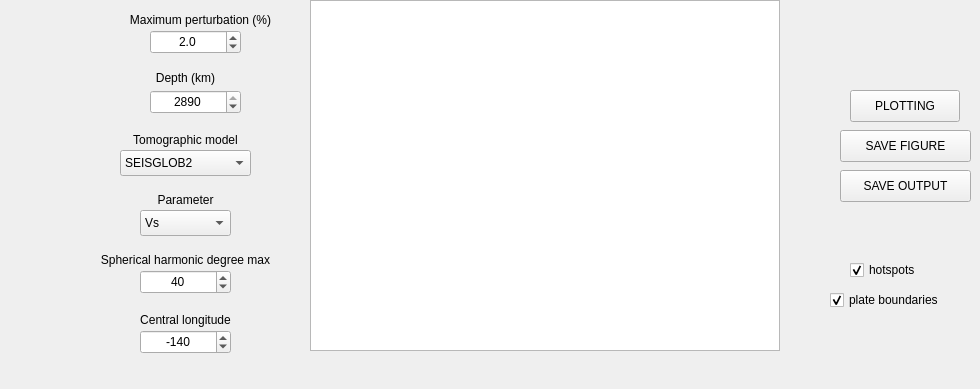
    <widget class="QWidget" name="Map">
     <attribute name="title">
      <string>Map</string>
     </attribute>
     <widget class="QLabel" name="label_17">
      <property name="geometry">
       <rect>
        <x>110</x>
        <y>10</y>
        <width>181</width>
        <height>20</height>
       </rect>
      </property>
      <property name="text">
       <string>Maximum perturbation (%)</string>
      </property>
      <property name="alignment">
       <set>Qt::AlignCenter</set>
      </property>
     </widget>
     <widget class="Qt5MplCanvas" name="mapfig_map">
      <property name="enabled">
       <bool>true</bool>
      </property>
      <property name="geometry">
       <rect>
        <x>310</x>
        <y>0</y>
        <width>470</width>
        <height>351</height>
       </rect>
      </property>
      <property name="minimumSize">
       <size>
        <width>150</width>
        <height>100</height>
       </size>
      </property>
      <property name="maximumSize">
       <size>
        <width>470</width>
        <height>400</height>
       </size>
      </property>
     </widget>
     <widget class="QDoubleSpinBox" name="Vmax_map">
      <property name="geometry">
       <rect>
        <x>150</x>
        <y>30</y>
        <width>91</width>
        <height>24</height>
       </rect>
      </property>
      <property name="alignment">
       <set>Qt::AlignCenter</set>
      </property>
      <property name="decimals">
       <number>1</number>
      </property>
      <property name="maximum">
       <double>20.000000000000000</double>
      </property>
      <property name="singleStep">
       <double>0.500000000000000</double>
      </property>
      <property name="value">
       <double>2.000000000000000</double>
      </property>
     </widget>
     <widget class="QLabel" name="label_18">
      <property name="geometry">
       <rect>
        <x>120</x>
        <y>130</y>
        <width>131</width>
        <height>20</height>
       </rect>
      </property>
      <property name="text">
       <string>Tomographic model</string>
      </property>
      <property name="alignment">
       <set>Qt::AlignCenter</set>
      </property>
     </widget>
     <widget class="QComboBox" name="model_map">
      <property name="geometry">
       <rect>
        <x>120</x>
        <y>150</y>
        <width>131</width>
        <height>26</height>
       </rect>
      </property>
      <property name="editable">
       <bool>false</bool>
      </property>
      <property name="currentIndex">
       <number>0</number>
      </property>
      <property name="maxVisibleItems">
       <number>4</number>
      </property>
      <property name="duplicatesEnabled">
       <bool>true</bool>
      </property>
      <item>
       <property name="text">
        <string>SEISGLOB2</string>
       </property>
      </item>
      <item>
       <property name="text">
        <string>S40RTS</string>
       </property>
      </item>
      <item>
       <property name="text">
        <string>SEMUCB-WM1</string>
       </property>
      </item>
      <item>
       <property name="text">
        <string>S362WMANI+M</string>
       </property>
      </item>
      <item>
       <property name="text">
        <string>SEISGLOB1</string>
       </property>
      </item>
      <item>
       <property name="text">
        <string>SP12RTS</string>
       </property>
      </item>
      <item>
       <property name="text">
        <string>SGLOBE-rani</string>
       </property>
      </item>
      <item>
       <property name="text">
        <string>3D2016-09S</string>
       </property>
      </item>
      <item>
       <property name="text">
        <string>YOUR MODEL</string>
       </property>
      </item>
     </widget>
     <widget class="QLabel" name="label_19">
      <property name="geometry">
       <rect>
        <x>120</x>
        <y>190</y>
        <width>131</width>
        <height>20</height>
       </rect>
      </property>
      <property name="text">
       <string>Parameter</string>
      </property>
      <property name="alignment">
       <set>Qt::AlignCenter</set>
      </property>
     </widget>
     <widget class="QComboBox" name="parameter_map">
      <property name="geometry">
       <rect>
        <x>140</x>
        <y>210</y>
        <width>91</width>
        <height>26</height>
       </rect>
      </property>
      <property name="editable">
       <bool>false</bool>
      </property>
      <property name="currentIndex">
       <number>0</number>
      </property>
      <property name="maxVisibleItems">
       <number>3</number>
      </property>
      <property name="duplicatesEnabled">
       <bool>true</bool>
      </property>
      <item>
       <property name="text">
        <string>Vs</string>
       </property>
      </item>
      <item>
       <property name="text">
        <string>Vp</string>
       </property>
      </item>
      <item>
       <property name="text">
        <string>density</string>
       </property>
      </item>
      <item>
       <property name="text">
        <string>Temperature</string>
       </property>
      </item>
     </widget>
     <widget class="QLabel" name="label_20">
      <property name="geometry">
       <rect>
        <x>300</x>
        <y>360</y>
        <width>471</width>
        <height>20</height>
       </rect>
      </property>
      <property name="font">
       <font>
        <pointsize>16</pointsize>
       </font>
      </property>
      <property name="text">
       <string/>
      </property>
      <property name="alignment">
       <set>Qt::AlignCenter</set>
      </property>
     </widget>
     <widget class="QPushButton" name="savefig_map">
      <property name="geometry">
       <rect>
        <x>840</x>
        <y>130</y>
        <width>131</width>
        <height>32</height>
       </rect>
      </property>
      <property name="text">
       <string>SAVE FIGURE</string>
      </property>
     </widget>
     <widget class="QPushButton" name="plot_map">
      <property name="geometry">
       <rect>
        <x>850</x>
        <y>90</y>
        <width>110</width>
        <height>32</height>
       </rect>
      </property>
      <property name="text">
       <string>PLOTTING</string>
      </property>
     </widget>
     <widget class="QCheckBox" name="hotspots_map">
      <property name="geometry">
       <rect>
        <x>850</x>
        <y>260</y>
        <width>85</width>
        <height>20</height>
       </rect>
      </property>
      <property name="text">
       <string>hotspots</string>
      </property>
      <property name="checked">
       <bool>true</bool>
      </property>
     </widget>
     <widget class="QCheckBox" name="plateboundaries">
      <property name="geometry">
       <rect>
        <x>830</x>
        <y>290</y>
        <width>141</width>
        <height>20</height>
       </rect>
      </property>
      <property name="text">
       <string>plate boundaries</string>
      </property>
      <property name="checked">
       <bool>true</bool>
      </property>
     </widget>
     <widget class="QDoubleSpinBox" name="depth_map">
      <property name="geometry">
       <rect>
        <x>150</x>
        <y>90</y>
        <width>91</width>
        <height>24</height>
       </rect>
      </property>
      <property name="alignment">
       <set>Qt::AlignCenter</set>
      </property>
      <property name="decimals">
       <number>0</number>
      </property>
      <property name="minimum">
       <double>0.000000000000000</double>
      </property>
      <property name="maximum">
       <double>2890.000000000000000</double>
      </property>
      <property name="singleStep">
       <double>1.000000000000000</double>
      </property>
      <property name="value">
       <double>2890.000000000000000</double>
      </property>
     </widget>
     <widget class="QLabel" name="label_21">
      <property name="geometry">
       <rect>
        <x>150</x>
        <y>70</y>
        <width>71</width>
        <height>16</height>
       </rect>
      </property>
      <property name="text">
       <string>Depth (km)</string>
      </property>
      <property name="alignment">
       <set>Qt::AlignCenter</set>
      </property>
     </widget>
     <widget class="QPushButton" name="saveoutput_map">
      <property name="geometry">
       <rect>
        <x>840</x>
        <y>170</y>
        <width>131</width>
        <height>32</height>
       </rect>
      </property>
      <property name="text">
       <string>SAVE OUTPUT</string>
      </property>
     </widget>
     <widget class="QDoubleSpinBox" name="HSdeg_map">
      <property name="geometry">
       <rect>
        <x>140</x>
        <y>270</y>
        <width>91</width>
        <height>24</height>
       </rect>
      </property>
      <property name="alignment">
       <set>Qt::AlignCenter</set>
      </property>
      <property name="decimals">
       <number>0</number>
      </property>
      <property name="minimum">
       <double>1.000000000000000</double>
      </property>
      <property name="maximum">
       <double>60.000000000000000</double>
      </property>
      <property name="singleStep">
       <double>1.000000000000000</double>
      </property>
      <property name="value">
       <double>40.000000000000000</double>
      </property>
     </widget>
     <widget class="QLabel" name="label_39">
      <property name="geometry">
       <rect>
        <x>90</x>
        <y>250</y>
        <width>191</width>
        <height>20</height>
       </rect>
      </property>
      <property name="text">
       <string>Spherical harmonic degree max</string>
      </property>
      <property name="alignment">
       <set>Qt::AlignCenter</set>
      </property>
     </widget>
     <widget class="QDoubleSpinBox" name="lon0_map">
      <property name="geometry">
       <rect>
        <x>140</x>
        <y>330</y>
        <width>91</width>
        <height>24</height>
       </rect>
      </property>
      <property name="alignment">
       <set>Qt::AlignCenter</set>
      </property>
      <property name="decimals">
       <number>0</number>
      </property>
      <property name="minimum">
       <double>-180.000000000000000</double>
      </property>
      <property name="maximum">
       <double>180.000000000000000</double>
      </property>
      <property name="singleStep">
       <double>1.000000000000000</double>
      </property>
      <property name="value">
       <double>-140.000000000000000</double>
      </property>
     </widget>
     <widget class="QLabel" name="label_41">
      <property name="geometry">
       <rect>
        <x>90</x>
        <y>310</y>
        <width>191</width>
        <height>20</height>
       </rect>
      </property>
      <property name="font">
       <font>
        <stylestrategy>PreferAntialias</stylestrategy>
       </font>
      </property>
      <property name="text">
       <string>Central longitude</string>
      </property>
      <property name="alignment">
       <set>Qt::AlignCenter</set>
      </property>
     </widget>
    </widget>
